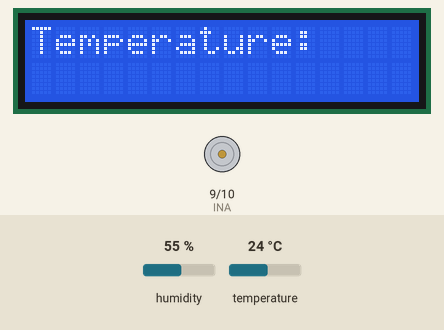
The sketch below on a simulated Arduino Uno, built with avr-gcc and run on an emulated ATmega328P. Shown: 16×2 character LCD, motor-driver pin pairs drawn as motors (green arrow = first pin HIGH = forward, orange = second pin HIGH = backward, longer = more drive). The test bench sets the inputs (shaded band); at power-on: temperature 24 °C, humidity 55 %.

Above: at 1.3 s.
1.4 s: temperature set to 33 °C
At 14.4 s:
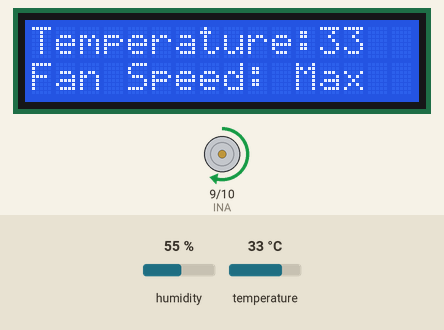
14.7 s: temperature set to 12 °C
At 24.7 s:
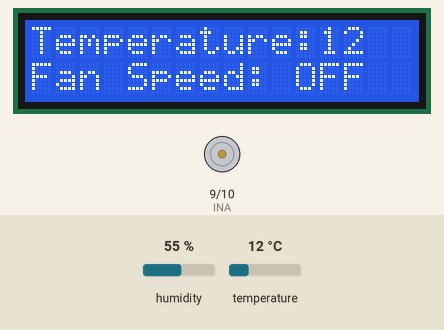
25.3 s: temperature set to 19 °C
At 34.8 s:
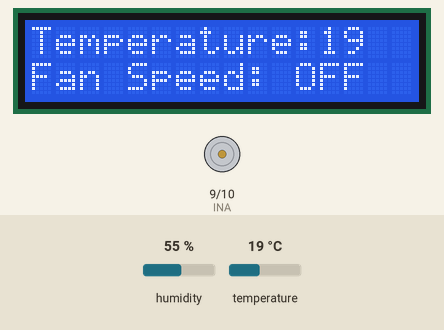
Timing chart, 0 to 36.3 s (numbered marks = the images above; inputs shaded):
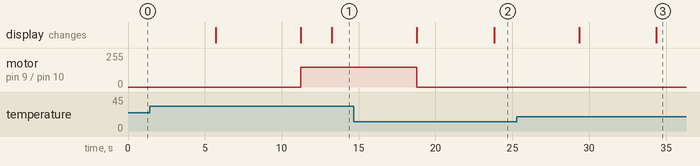

The sketch:

AutomatedFanControl.ino
```cpp
//Include libraries
#include <DHT11.h>
#include <LiquidCrystal_I2C.h>

//Define pins
const int sensePin = 2; //DHT sensor pin
const int INA = 9; //Fan control pin
const int INB = 10; //Fan control pin

//define constants
const float FAN_ON_TEMP = 31.0; //define turn on threshold
const float FAN_OFF_TEMP = 28.5; //define turn off threshold
const float HYS = 0.5; //Define hysteresis value
const float FAN_ON_TEMP_HYS = FAN_ON_TEMP + HYS; //define hysteresis-adjusted on threshold
const int MIN_FAN_SPEED = 25; //minimum fan speed

//Define objects
DHT11 dht11(sensePin); //Define DHT11
LiquidCrystal_I2C lcd(0x27, 16, 2); //Define LCD display

void setup() {
	pinMode(INA, OUTPUT);
	pinMode(INB, OUTPUT);
	//setup lcd
	lcd.init();
	lcd.backlight();
	lcd.begin(16, 2);
	lcd.setCursor(0, 0);
	lcd.print("Temperature: ");
}

void loop() {
	//read temperature
	int temperature = dht11.readTemperature();
	//Debug message
	if (isnan(temperature)) {
		Serial.println("Failed to read temperature");
		return;
	}
	//Printing to LCD and clearing second line
	Serial.print("Temperature: ");
	Serial.print(temperature);
	Serial.println(" °C");
	lcd.setCursor(0, 1); //Set to second line
	lcd.print("                  "); //Clear the line

	//Turn fan on at maximum speed
	if (temperature > FAN_ON_TEMP_HYS) {
		analogWrite(INA, 150); //Max speed
		digitalWrite(INB, LOW);
		delay(2000); //Delay for 2 seconds
		lcd.setCursor(0, 1); //Set to second line
		lcd.print("Fan Speed: Max"); //print fan speed to LCD
	}
	//turn fan off
	else if (temperature < FAN_OFF_TEMP) {
		digitalWrite(INA, LOW);
		digitalWrite(INB, LOW);
		delay(5000); //Delay for 5 seconds
		lcd.setCursor(0, 1); //set to second line
		lcd.print("Fan Speed: OFF"); //print fan speed to LCD
	}
	//Set dynamic fan speed based on temperature
	else {
		int fanSpeed = map(temperature, FAN_OFF_TEMP, FAN_ON_TEMP, MIN_FAN_SPEED, 150);
		analogWrite(INA, fanSpeed); //Sets the voltage on INA pin to control fan speed from map
		digitalWrite(INB, LOW); //sets INB to low, for motro directions
		delay(2000);
		lcd.setCursor(0, 1);
		lcd.print("Fan Speed: ");
		lcd.print(fanSpeed); //prints fan speed value
	}
	//Display temperature and update LCD
	lcd.setCursor(12, 0);
	lcd.print(temperature);
	lcd.display();

	//Delay between readings 5s
	delay(5000);
}
```

Measured:
- after the input at 1.4 s, motor on pin 9 (INA) / pin 10 (INB): stopped → forward 150/255 after 9.8 s; the display: first differs from a run without the input after 11.9 s (image 1)
- after the input at 14.7 s, motor on pin 9 (INA) / pin 10 (INB): forward 150/255 → stopped after 4.1 s
- after the input at 25.3 s, the display: first differs from a run without the input after 9.1 s (image 3)
